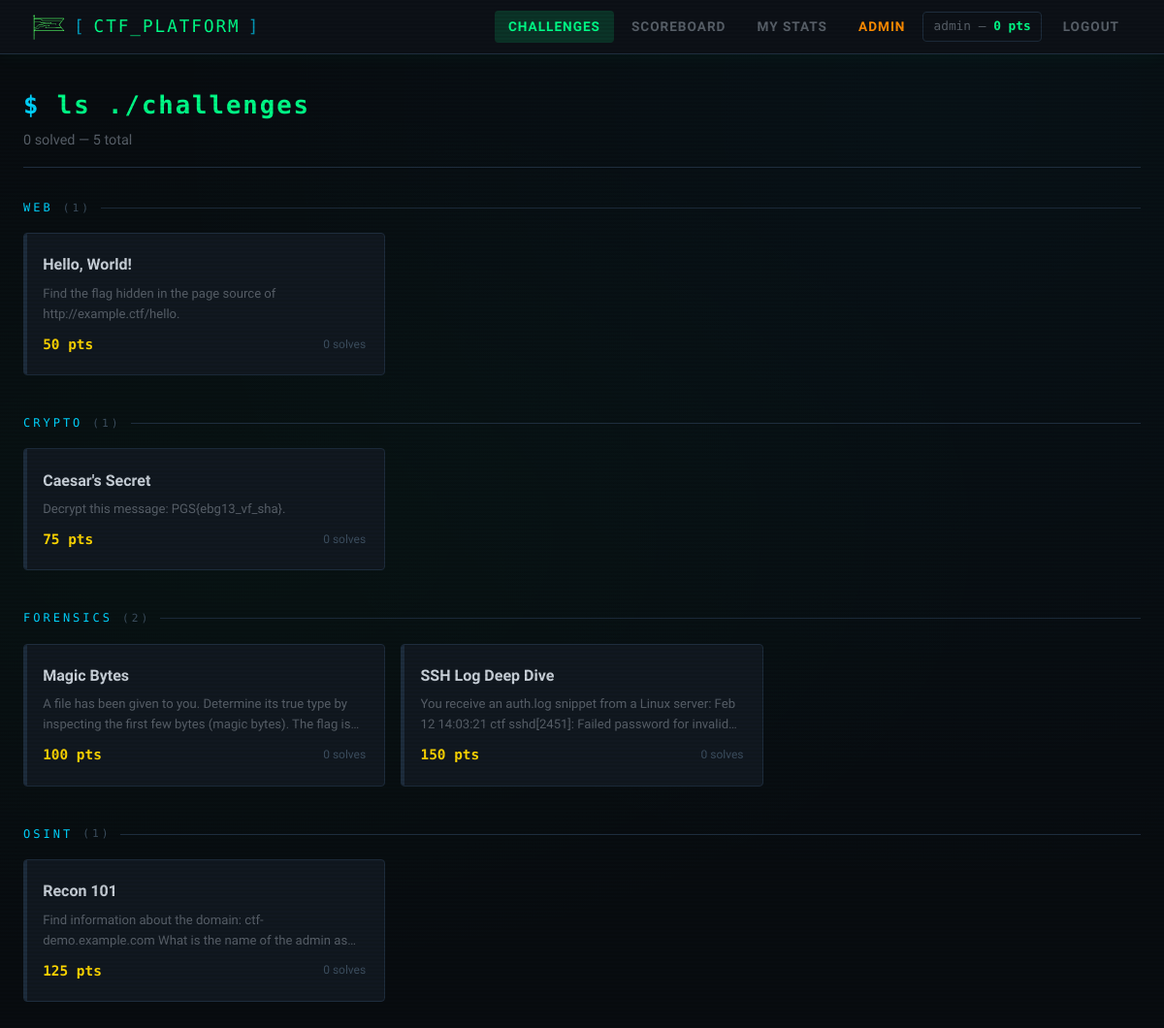
Page /challenges/ (signed in) on the committed database.
### app/models.py (models this page shows, shortened)
class User(UserMixin, db.Model):
    __tablename__ = 'users'
    id = db.Column(db.Integer, primary_key=True)
    username = db.Column(db.String(64), unique=True, nullable=False, index=True)
    email = db.Column(db.String(120), unique=True, nullable=False, index=True)
    password_hash = db.Column(db.String(256), nullable=False)
    score = db.Column(db.Integer, default=0, nullable=False)
    is_admin = db.Column(db.Boolean, default=False, nullable=False)
    created_at = db.Column(db.DateTime, default=datetime.utcnow)
    solves = db.relationship('Solve', backref='user', lazy='dynamic', cascade='all, delete-orphan')
    flag_submissions = db.relationship(
        'FlagSubmission',
        backref='user',
        lazy='dynamic',
        cascade='all, delete-orphan'
    )

class Challenge(db.Model):
    __tablename__ = 'challenges'
    id = db.Column(db.Integer, primary_key=True)
    title = db.Column(db.String(128), nullable=False)
    description = db.Column(db.Text, nullable=False)
    flag_hash = db.Column(db.String(64), nullable=False)  # SHA256 hex = 64 chars
    points = db.Column(db.Integer, nullable=False, default=100)
    category = db.Column(db.String(64), nullable=False, default='misc')
    file_path = db.Column(db.String(256), nullable=True)
    link = db.Column(db.String(500), nullable=True)
    hint_1 = db.Column(db.Text, nullable=True)
    hint_2 = db.Column(db.Text, nullable=True)
    hint_3 = db.Column(db.Text, nullable=True)
    is_active = db.Column(db.Boolean, default=True, nullable=False)
    created_at = db.Column(db.DateTime, default=datetime.utcnow)
    solves = db.relationship('Solve', backref='challenge', lazy='dynamic', cascade='all, delete-orphan')
    flag_submissions = db.relationship(
        'FlagSubmission',
        backref='challenge',
        lazy='dynamic',
        cascade='all, delete-orphan'
    )
    @property
    def solve_count(self):
        return self.solves.count()

### app/challenges/routes.py (the view)
@challenges_bp.route('/')
@login_required
def list_challenges():
    grouped = get_challenges_by_category()
    solved_ids = get_solved_ids_for_user(current_user.id)
    return render_template('challenges.html', grouped=grouped, solved_ids=solved_ids)

### app/challenges/services.py (called while the page is built)
def get_all_active_challenges():
    return Challenge.query.filter_by(is_active=True).order_by(Challenge.points.asc()).all()

def get_solved_ids_for_user(user_id: int) -> set:
    solves = Solve.query.filter_by(user_id=user_id).all()
    return {s.challenge_id for s in solves}

def get_challenges_by_category():
    challenges = get_all_active_challenges()
    grouped = {}
    for ch in challenges:
        grouped.setdefault(ch.category, []).append(ch)
    return grouped

### app/models.py (called while the page is built)
@login_manager.user_loader
def load_user(user_id):
    return User.query.get(int(user_id))

### app/templates/challenges/challenges.html (shortened to what this page needs)
{% extends "base.html" %}
{% block content %}
<div class="container">
  <div class="page-header d-flex justify-between align-center">
    <div>
      <h1 class="page-title"><span class="prompt">$</span> ls ./challenges</h1>
      <p class="page-subtitle">
        {{ solved_ids|length }} solved &mdash;
        {{ grouped.values()|map('list')|map('length')|sum }} total
      </p>
    </div>
  </div>
  {% if grouped %}
    {% for category, challenges in grouped.items() %}
    <div class="category-section">
      <div class="category-label">
        {{ category | upper }}
        <span style="color:var(--text-muted); font-size:0.7rem;">({{ challenges|length }})</span>
      </div>
      <div class="challenge-grid">
        {% for ch in challenges %}
        <a href="{{ url_for('challenges.challenge_detail', challenge_id=ch.id) }}"
           class="challenge-card {% if ch.id in solved_ids %}solved{% endif %}">
          <div class="ch-title">{{ ch.title }}</div>
          <div class="ch-desc">{{ ch.description }}</div>
          <div class="ch-meta">
            <span class="ch-points">{{ ch.points }} pts</span>
            {% if ch.id in solved_ids %}
              <span class="ch-solved-badge">✓ SOLVED</span>
            {% else %}
              <span class="ch-solves">{{ ch.solve_count }} solve{{ 's' if ch.solve_count != 1 }}</span>
            {% endif %}
          </div>
        </a>
        {% endfor %}
      </div>
    </div>
    {% endfor %}
  {% endif %}
</div>
{% endblock %}

### app/templates/base.html (shortened to what this page needs)
<!DOCTYPE html>
<html lang="en">
<head>
  <link rel="stylesheet" href="{{ url_for('static', filename='css/main.css') }}">
</head>
<body>
{% if current_user.is_authenticated %}
<nav class="navbar">
  <a href="{{ url_for('challenges.list_challenges') }}" class="navbar-brand">
    <img src="{{ url_for('static', filename='logo_animated_dark.svg') }}" alt="CTF Logo" class="brand-logo" height="36px" style="height: 36 auto; vertical-align: middle;">
    <span class="brand-bracket">[</span>
    <span class="navbar-brand-text">CTF_PLATFORM</span>
    <span class="brand-bracket">]</span>
  </a>
  <div class="nav-links">
    <a href="{{ url_for('challenges.list_challenges') }}"
       class="nav-link {% if request.blueprint == 'challenges' %}active{% endif %}">Challenges</a>
    <a href="{{ url_for('scoreboard.scoreboard') }}"
       class="nav-link {% if request.blueprint == 'scoreboard' %}active{% endif %}">Scoreboard</a>
    <a href="{{ url_for('auth.stats') }}"
       class="nav-link {% if request.endpoint == 'auth.stats' %}active{% endif %}">My Stats</a>
    {% if current_user.is_admin %}
    <a href="{{ url_for('admin.dashboard') }}"
       class="nav-link admin-link {% if request.blueprint == 'admin' %}active{% endif %}">Admin</a>
    {% endif %}
    <span class="nav-user">
      {{ current_user.username }} &mdash;
      <span class="nav-score {% if current_user.score < 0 %}score-negative{% endif %}">
        {{ current_user.score }} pts
      </span>
    </span>
    <a href="{{ url_for('auth.logout') }}" class="nav-link">Logout</a>
  </div>
</nav>
{% endif %}
{% block content %}{% endblock %}
</body>
</html>

### app/static/css/main.css (style rules this page uses)
:root { --bg-deep: #080c10; --bg-panel: #0d1117; --bg-card: #111820; --bg-hover: #161e28; --border: #1e2d3d; --border-lit: #2a4060; --green: #00ff88; --green-dim: #00cc6a; --green-glow: rgba(0,255,136,0.15); --cyan: #00d4ff; --cyan-dim: #0099bb; --red: #ff4466; --yellow: #ffd700; --orange: #ff8c00; --purple: #9945ff; --text-main: #c9d1d9; --text-dim: #586069; --text-muted: #3d4f60; --font-mono: 'Share Tech Mono', monospace; --font-ui: 'Rajdhani', sans-serif; --radius: 4px; --transition: 0.2s ease; }
*, *::before, *::after { box-sizing: border-box; margin: 0; padding: 0; }
html { scroll-behavior: smooth; }
body { background: var(--bg-deep); color: var(--text-main); font-family: var(--font-ui); font-size: 16px; line-height: 1.6; min-height: 100vh; background-image: radial-gradient(ellipse at 20% 50%, rgba(0,255,136,0.03) 0%, transparent 60%), radial-gradient(ellipse at 80% 10%, rgba(0,212,255,0.03) 0%, transparent 60%); }
body::before { content: ''; position: fixed; inset: 0; background: repeating-linear-gradient( 0deg, transparent, transparent 2px, rgba(0,0,0,0.08) 2px, rgba(0,0,0,0.08) 4px ); pointer-events: none; z-index: 9999; }
.navbar { background: var(--bg-panel); border-bottom: 1px solid var(--border); padding: 0 2rem; height: 56px; display: flex; align-items: center; justify-content: space-between; position: sticky; top: 0; z-index: 100; box-shadow: 0 1px 20px rgba(0,255,136,0.05); }
.navbar-brand { font-family: var(--font-mono); font-size: 1.1rem; color: var(--green) !important; text-decoration: none; letter-spacing: 2px; display: flex; align-items: center; gap: 8px; }
.navbar-brand .brand-bracket { color: var(--cyan); opacity: 0.7; }
.nav-links { display: flex; align-items: center; gap: 4px; }
.nav-link { font-family: var(--font-ui); font-weight: 600; font-size: 0.85rem; letter-spacing: 1px; text-transform: uppercase; color: var(--text-dim) !important; text-decoration: none; padding: 6px 14px; border-radius: var(--radius); transition: var(--transition); }
.nav-link:hover, .nav-link.active { color: var(--green) !important; background: var(--green-glow); }
.nav-link.admin-link { color: var(--orange) !important; }
.nav-user { font-family: var(--font-mono); font-size: 0.8rem; color: var(--text-dim); padding: 4px 10px; border: 1px solid var(--border); border-radius: var(--radius); margin-right: 4px; }
.nav-score { color: var(--green); font-weight: bold; }
.container { max-width: 1200px; margin: 0 auto; padding: 2rem 1.5rem; }
.page-header { margin-bottom: 2rem; padding-bottom: 1rem; border-bottom: 1px solid var(--border); }
.page-title { font-family: var(--font-mono); font-size: 1.6rem; color: var(--green); letter-spacing: 2px; }
.page-title .prompt { color: var(--cyan); }
.page-subtitle { color: var(--text-dim); font-size: 0.9rem; margin-top: 4px; }
.category-section { margin-bottom: 2.5rem; }
.category-label { font-family: var(--font-mono); font-size: 0.75rem; letter-spacing: 3px; text-transform: uppercase; color: var(--cyan); margin-bottom: 1rem; display: flex; align-items: center; gap: 10px; }
.category-label::after { content: ''; flex: 1; height: 1px; background: var(--border); }
.challenge-grid { display: grid; grid-template-columns: repeat(auto-fill, minmax(280px, 1fr)); gap: 1rem; }
.challenge-card { background: var(--bg-card); border: 1px solid var(--border); border-radius: var(--radius); padding: 1.2rem; cursor: pointer; text-decoration: none; display: block; transition: var(--transition); position: relative; overflow: hidden; }
.challenge-card::before { content: ''; position: absolute; left: 0; top: 0; bottom: 0; width: 3px; background: var(--border); transition: var(--transition); }
.ch-title { font-family: var(--font-ui); font-weight: 700; font-size: 1rem; color: var(--text-main); margin-bottom: 6px; }
.ch-desc { font-size: 0.82rem; color: var(--text-dim); margin-bottom: 10px; display: -webkit-box; -webkit-line-clamp: 2; -webkit-box-orient: vertical; overflow: hidden; }
.ch-meta { display: flex; justify-content: space-between; align-items: center; }
.ch-points { font-family: var(--font-mono); font-size: 0.9rem; color: var(--yellow); font-weight: bold; }
.ch-solves { font-size: 0.75rem; color: var(--text-muted); }
.d-flex { display: flex; }
.align-center { align-items: center; }
.justify-between { justify-content: space-between; }

### rows in the picture
User: username "admin", score "0"
Challenge: category "WEB", challenges "1", title "Hello, World!", description "Find the flag hidden in the page source of http://example.ctf/hello.", points "50", solve_count "0", solve_count "s"
Challenge: category "CRYPTO", challenges "1", title "Caesar's Secret", description "Decrypt this message: PGS{ebg13_vf_sha}.", points "75", solve_count "0", solve_count "s"
Challenge: category "FORENSICS", challenges "2", title "Magic Bytes", description "A file has been given to you. Determine its true type by inspecting the first few bytes (magic bytes). The flag…", points "100", solve_count "0", solve_count "s"
Challenge: title "SSH Log Deep Dive", description "You receive an auth.log snippet from a Linux server: Feb 12 14:03:21 ctf sshd[2451]: Failed password for…", points "150", solve_count "0", solve_count "s"
Challenge: category "OSINT", challenges "1", title "Recon 101", description "Find information about the domain: ctf-demo.example.com What is the name of the admin…", points "125", solve_count "0", solve_count "s"

### other values in the picture
{{ solved_ids|length }} "0"
{{ grouped.values()|map('list')|map('length')|sum }} "5"
